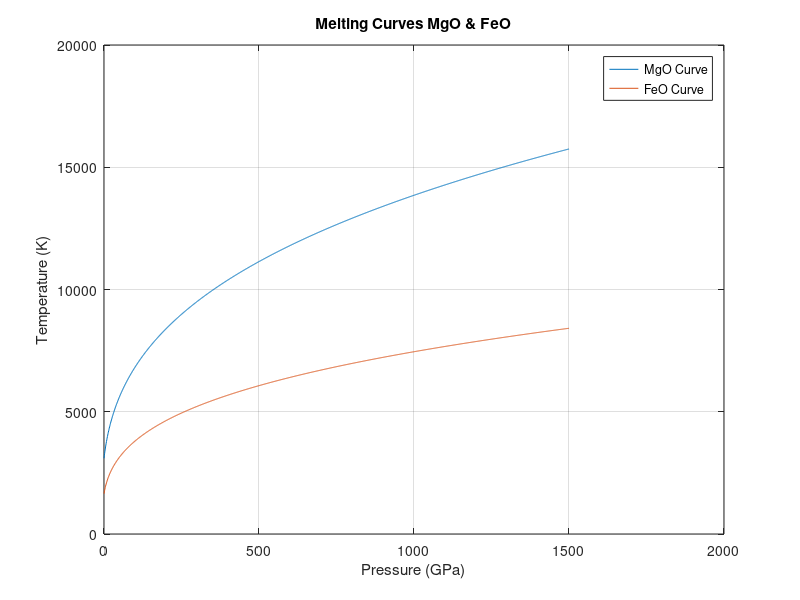

The MATLAB source for this figure:
MgOx = linspace(0, 1500, 1500);
MgOy = 3098*((MgOx/9.15) + 1).^(1/3.14);

plot(MgOx,MgOy, 'DisplayName', 'MgO Curve')
hold on
%%
FeOx = linspace(0, 1500, 1500);
FeOy = 1650*((FeOx/6.6) + 1).^(0.3);

plot(FeOx,FeOy, 'DisplayName', 'FeO Curve')
xlabel('Pressure (GPa)');
ylabel('Temperature (K)');
title('Melting Curves MgO & FeO');
legend('show');
grid on;
